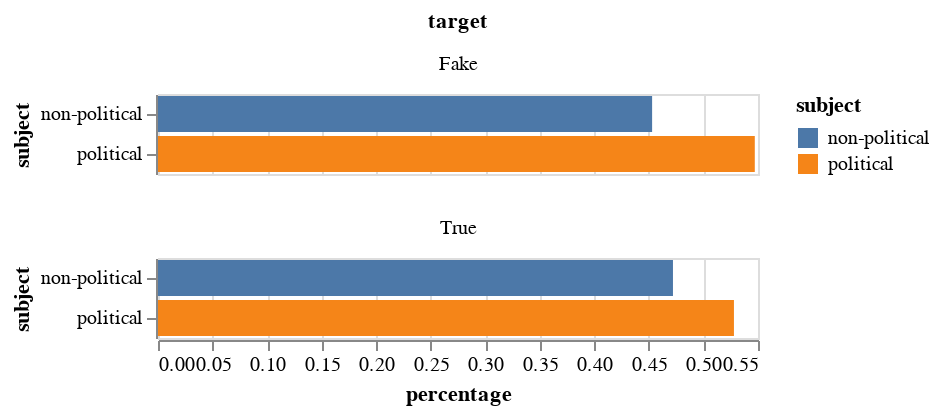

Notebook source saved alongside this figure:
### Code cell
number_of_fake = train_df[train_df['target'] == 'Fake'].shape[0]
number_of_true = train_df[train_df['target'] == 'True'].shape[0]
plot_df = train_df.groupby(['target', 'subject']).size().reset_index()
plot_df.columns = ['target', 'subject', 'count']
plot_df.loc[plot_df['target'] == 'Fake', 'total'] = number_of_fake
plot_df.loc[plot_df['target'] == 'True', 'total'] = number_of_true
plot_df['percentage'] = plot_df['count'] / plot_df['total']
alt.Chart(plot_df).mark_bar().encode(
    alt.X('percentage'),
    alt.Y('subject'),
    alt.Color('subject')
).facet(
    'target',
    columns=1
)

### Figure 1 — Vega specification as saved in the notebook (floating-point values rounded to 4 significant figures)
{"$schema": "https://vega.github.io/schema/vega/v5.json", "data": [{"name": "source_0", "values": [{"target": "Fake", "subject": "non-political", "count": 8441, "total": 18640.0, "percentage": 0.4529, "percentage_end": 0.4529, "percentage_start": 0.0}, {"target": "Fake", "subject": "political", "count": 10195, "total": 18640.0, "percentage": 0.5471, "percentage_end": 0.5471, "percentage_start": 0.0}, {"target": "True", "subject": "non-political", "count": 8158, "total": 17280.0, "percentage": 0.4721, "percentage_end": 0.4721, "percentage_start": 0.0}, {"target": "True", "subject": "political", "count": 9124, "total": 17280.0, "percentage": 0.5279, "percentage_end": 0.5279, "percentage_start": 0.0}]}, {"name": "facet_domain", "values": [{"target": "Fake", "count": 2}, {"target": "True", "count": 2}]}, {"name": "facet_domain_row", "values": [{"data": 0.0}, {"data": 1.0}]}, {"name": "facet_domain_column", "transform": [{"type": "sequence", "start": 0.0, "stop": {"signal": "min(length(data(\"facet_domain\")), 1)"}}]}, {"name": "source_0_y_domain_subject", "values": [{"subject": "non-political"}, {"subject": "political"}]}, {"name": "source_0_color_domain_subject", "values": [{"subject": "non-political"}, {"subject": "political"}]}], "signals": [{"name": "child_width", "value": 300}, {"name": "y_step", "value": 20}, {"name": "child_height", "update": "bandspace(domain('y').length, 0.1, 0.05) * y_step"}], "marks": [{"type": "group", "name": "facet-title", "title": {"text": "target", "offset": 10, "style": "guide-title"}, "role": "column-title"}, {"type": "group", "name": "row_header", "from": {"data": "facet_domain_row"}, "encode": {"update": {"height": {"signal": "child_height"}}}, "axes": [{"scale": "y", "orient": "left", "title": "subject", "zindex": 0, "grid": false}], "role": "row-header"}, {"type": "group", "name": "column_footer", "from": {"data": "facet_domain_column"}, "encode": {"update": {"width": {"signal": "child_width"}}}, "axes": [{"scale": "x", "zindex": 0, "title": "percentage", "orient": "bottom", "labelOverlap": true, "grid": false, "tickCount": {"signal": "ceil(child_width/40)"}, "labelFlush": true}], "role": "column-footer"}, {"type": "group", "name": "cell", "from": {"facet": {"data": "source_0", "name": "facet", "groupby": ["target"]}}, "sort": {"field": ["datum[\"target\"]"], "order": ["ascending"]}, "encode": {"update": {"height": {"signal": "child_height"}, "width": {"signal": "child_width"}}}, "marks": [{"type": "rect", "name": "child_marks", "from": {"data": "facet"}, "encode": {"update": {"fill": {"field": "subject", "scale": "color"}, "x2": {"field": "percentage_start", "scale": "x"}, "x": {"field": "percentage_end", "scale": "x"}, "y": {"field": "subject", "scale": "y"}, "height": {"signal": "max(0.25, bandwidth('y'))"}}}, "style": ["bar"]}], "axes": [{"scale": "x", "ticks": false, "grid": true, "tickCount": {"signal": "ceil(child_width/40)"}, "maxExtent": 0, "zindex": 0, "orient": "bottom", "domain": false, "labels": false, "minExtent": 0, "aria": false, "gridScale": "y"}], "title": {"text": {"signal": "isValid(parent[\"target\"]) ? parent[\"target\"] : \"\"+parent[\"target\"]"}, "style": "guide-label", "offset": 10, "frame": "group"}, "style": "cell"}], "scales": [{"name": "x", "type": "linear", "domain": {"data": "source_0", "fields": ["percentage_start", "percentage_end"]}, "range": [0, {"signal": "child_width"}], "nice": true, "zero": true}, {"name": "y", "type": "band", "domain": {"data": "source_0_y_domain_subject", "field": "subject", "sort": true}, "range": {"step": {"signal": "y_step"}}, "paddingInner": 0.1, "paddingOuter": 0.05}, {"name": "color", "type": "ordinal", "domain": {"data": "source_0_color_domain_subject", "field": "subject", "sort": true}, "range": "category"}], "legends": [{"fill": "color", "symbolType": "square", "title": "subject"}], "padding": 5, "background": "white", "layout": {"padding": 20, "bounds": "full", "align": "all", "columns": 1}}
